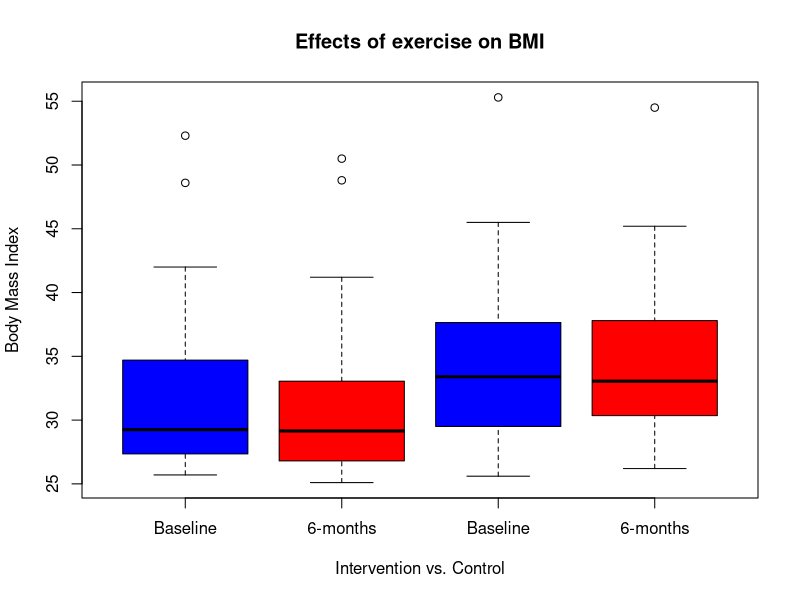
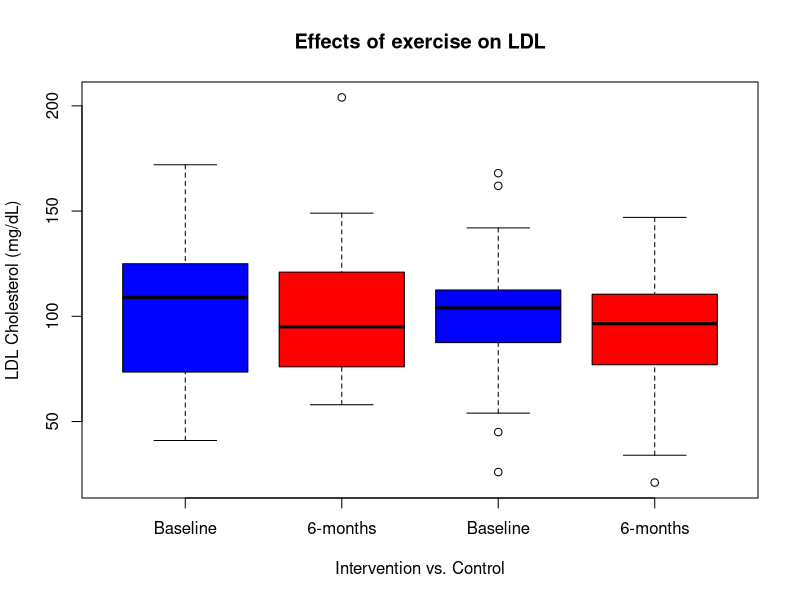

Write the R code that produced these figures, in order.
## ---- chunk 1
library(tidyverse)
library(arsenal)
library(knitr)
## ---- chunk 2

exercise <- read.csv("./Exercise.csv", skip = 1)

## ---- chunk 3

my_labels <- list(Age = "Age (yrs)", Gender = "Gender", Race = "Race", HTN = "Hypertensive", T2DM = "Type 2 Diabetes", Depression = "Depression", Smokes = "Smoker")
## ---- chunk 4
my_controls <- tableby.control(
               total = FALSE,
               test = FALSE,  # No test p-values yet
               numeric.stats = c("meansd", "medianq1q3"),
               cat.stats = c("countpct"),
               stats.labels = list(
               meansd = "Mean (SD)",
               medianq1q3 = "Median (Q1, Q3)",
               countpct = "N (%)"))
## ---- chunk 5

table1 <- exercise %>%
  mutate(Group = factor(Group, labels = c("Intervention","Control"))) %>%
  mutate(Gender = factor(Gender, labels = c("Male", "Female"))) %>%
  mutate(Race = factor(Race, labels = list('1' = "African American", '2' = "Hispanic", '3' = "African American"))) %>%
  mutate(HTN = factor(HTN, labels = c("Yes","No"))) %>%
  mutate(T2DM = factor(T2DM, labels = c("Yes", "No"))) %>%
  mutate(Depression = factor(Depression, labels = c("Yes","No"))) %>%
  mutate(Smokes = factor(Smokes,labels = c("Yes","No")))
## ---- chunk 6
solution1a <- tableby(Group ~ Age + Gender + Race + HTN + T2DM + Depression + Smokes, 
                      data = table1, control = my_controls)
## ---- chunk 7
summary(solution1a, title = "Demographics and Co-Morbidities", labelTranslations = my_labels,text = TRUE)

## ---- chunk 8
new_df <- select(exercise,Group,PRE,POST,PRE.1,POST.1,PRE.2,POST.2,PRE.3,POST.3,PRE.4,POST.4,PRE.5,POST.5)
new_df1 <- filter(new_df, Group == 1)
new_df2 <- filter(new_df, Group == 0)
new_col1 <- tibble(pull(new_df1,POST) - pull(new_df1,PRE), pull(new_df1,POST.1) - pull(new_df1,PRE.1), pull(new_df1, POST.2) - pull(new_df1,PRE.2), pull(new_df1,POST.3) - pull(new_df1, PRE.3), pull(new_df1,POST.4) - pull(new_df1,PRE.4), pull(new_df1,POST.5) - pull(new_df1,PRE.5))
colnames(new_col1) <- c("Sys_d", "Dia_d", "BMI_d", "HDL_d", "LDL_d", "Glu_d")
new_col2 <- tibble(pull(new_df2,POST) - pull(new_df2,PRE), pull(new_df2,POST.1) - pull(new_df2,PRE.1), pull(new_df2, POST.2) - pull(new_df2,PRE.2), pull(new_df2,POST.3) - pull(new_df2, PRE.3), pull(new_df2,POST.4) - pull(new_df2,PRE.4), pull(new_df2,POST.5) - pull(new_df2,PRE.5))
colnames(new_col2) <- c("Sys_d", "Dia_d", "BMI_d", "HDL_d", "LDL_d", "Glu_d")
## ---- chunk 9
library(ggplot2)
## ---- chunk 10
#BMI_boxplot2 <- select(filter(exercise, Group == 0), PRE.2, POST.2)
BMI_df1a <- pull(filter(exercise, Group == 1), PRE.2)
BMI_df1b <- pull(filter(exercise, Group == 1), POST.2)
BMI_df0a <- pull(filter(exercise, Group == 0), PRE.2)
BMI_df0b <- pull(filter(exercise, Group == 0), POST.2)
BMI_good <- cbind(BMI_df1a, BMI_df1b, BMI_df0a, BMI_df0b)
BMI_labels <- list(BMI_df1a = "Baseline", BMI_df1b = "6-months", BMI_df0a = "Baseline", BMI_df0b = "6-months")

LDL_df1a <- pull(filter(exercise, Group == 1), PRE.4)
LDL_df1b <- pull(filter(exercise, Group == 1), POST.4)
LDL_df0a <- pull(filter(exercise, Group == 0), PRE.4)
LDL_df0b <- pull(filter(exercise, Group == 0), POST.4)
LDL_good <- cbind(LDL_df1a, LDL_df1b, LDL_df0a, LDL_df0b)
LDL_labels <- list(LDL_df1a = "Baseline", LDL_df1b = "6-months", LDL_df0a = "Baseline", LDL_df0b = "6-months")


boxplot(BMI_good,
        names = BMI_labels,
        xlab = "Intervention vs. Control",
        ylab = "Body Mass Index", 
        col = c("blue","red"), 
        main = "Effects of exercise on BMI")
boxplot(LDL_good,
        names = LDL_labels,
        xlab = "Intervention vs. Control",
        ylab = "LDL Cholesterol (mg/dL)", 
        col = c("blue","red"), 
        main = "Effects of exercise on LDL")
